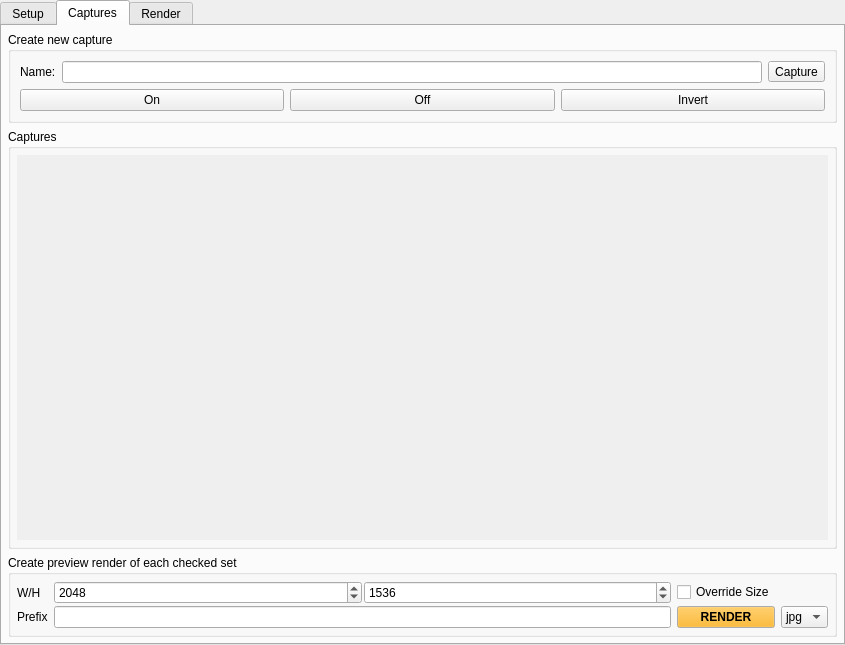
<?xml version="1.0" encoding="UTF-8"?>
<ui version="4.0">
 <class>capture_main</class>
 <widget class="QWidget" name="capture_main">
  <property name="geometry">
   <rect>
    <x>0</x>
    <y>0</y>
    <width>845</width>
    <height>645</height>
   </rect>
  </property>
  <property name="windowTitle">
   <string>Scene Capture</string>
  </property>
  <property name="styleSheet">
   <string notr="true">QWidget[bgoverride=&quot;true&quot;] {
	background-color: #333;
}
</string>
  </property>
  <layout class="QVBoxLayout" name="verticalLayout">
   <property name="margin" stdset="0">
    <number>0</number>
   </property>
   <item>
    <widget class="QTabWidget" name="tabWidget">
     <property name="currentIndex">
      <number>1</number>
     </property>
     <widget class="QWidget" name="setup_tab">
      <attribute name="title">
       <string>Setup</string>
      </attribute>
      <layout class="QVBoxLayout" name="setupTab_verticalLayout">
       <property name="margin" stdset="0">
        <number>6</number>
       </property>
       <item>
        <widget class="QGroupBox" name="help_groupBox">
         <property name="sizePolicy">
          <sizepolicy hsizetype="Preferred" vsizetype="Maximum">
           <horstretch>0</horstretch>
           <verstretch>0</verstretch>
          </sizepolicy>
         </property>
         <property name="title">
          <string>Help</string>
         </property>
         <layout class="QVBoxLayout" name="help_verticalLayout">
          <property name="spacing">
           <number>4</number>
          </property>
          <property name="margin" stdset="0">
           <number>6</number>
          </property>
          <item>
           <widget class="QPlainTextEdit" name="plainTextEdit">
            <property name="sizePolicy">
             <sizepolicy hsizetype="Expanding" vsizetype="Maximum">
              <horstretch>0</horstretch>
              <verstretch>0</verstretch>
             </sizepolicy>
            </property>
            <property name="readOnly">
             <bool>true</bool>
            </property>
            <property name="plainText">
             <string>This tool captures snapshots which store the state of certain nodes in the scene.

On the first run, a set named 'sceneCapture_set1' will be created containing the current selection. Choose what to capture by adding or removing objects from this set. All keyable attributes of any transform or shape nodes will be captured.

A thumbnail image preview of the capture will be stored in the 'playblasts/sceneCapture/&lt;Scene&gt;' subfolder of the current Maya project. If there is a camera in the set, this will be used for snaphots. If there is more than one camera, it can be selected from the options below. If the set contains no cameras, the snapshot cam will default to 'persp'. The image dimensions set in the Render Globals will be used.</string>
            </property>
           </widget>
          </item>
         </layout>
        </widget>
       </item>
       <item>
        <widget class="QGroupBox" name="options_groupBox">
         <property name="title">
          <string>Options</string>
         </property>
         <layout class="QFormLayout" name="formLayout">
          <property name="fieldGrowthPolicy">
           <enum>QFormLayout::AllNonFixedFieldsGrow</enum>
          </property>
          <item row="0" column="0">
           <widget class="QLabel" name="set_label">
            <property name="text">
             <string>Capture set:</string>
            </property>
           </widget>
          </item>
          <item row="0" column="1">
           <widget class="QComboBox" name="set_comboBox"/>
          </item>
          <item row="1" column="0">
           <widget class="QLabel" name="snapCam_label">
            <property name="text">
             <string>Snapshot camera:</string>
            </property>
           </widget>
          </item>
          <item row="1" column="1">
           <widget class="QComboBox" name="snapCam_comboBox"/>
          </item>
          <item row="3" column="1">
           <widget class="QCheckBox" name="noWarnings_checkBox">
            <property name="text">
             <string>Suppress warnings</string>
            </property>
            <property name="checked">
             <bool>true</bool>
            </property>
           </widget>
          </item>
          <item row="2" column="1">
           <widget class="QPushButton" name="setEditor_pushButton">
            <property name="toolTip">
             <string>Copy transform from last selected object</string>
            </property>
            <property name="text">
             <string>Edit set members...</string>
            </property>
            <property name="iconSize">
             <size>
              <width>24</width>
              <height>24</height>
             </size>
            </property>
           </widget>
          </item>
         </layout>
        </widget>
       </item>
       <item>
        <widget class="QGroupBox" name="tools_groupBox">
         <property name="title">
          <string>Tools</string>
         </property>
         <layout class="QGridLayout" name="gridLayout">
          <property name="spacing">
           <number>4</number>
          </property>
          <item row="0" column="1">
           <widget class="QPushButton" name="xformPaste_pushButton">
            <property name="toolTip">
             <string>Paste transform to selected object(s)</string>
            </property>
            <property name="text">
             <string>Paste transform</string>
            </property>
            <property name="icon">
             <iconset resource="icons.qrc">
              <normaloff>:/icons/paste.png</normaloff>:/icons/paste.png</iconset>
            </property>
            <property name="iconSize">
             <size>
              <width>24</width>
              <height>24</height>
             </size>
            </property>
           </widget>
          </item>
          <item row="1" column="0">
           <widget class="QPushButton" name="xformSwap_pushButton">
            <property name="toolTip">
             <string>Swap positions of two objects</string>
            </property>
            <property name="text">
             <string>Swap transforms</string>
            </property>
            <property name="icon">
             <iconset resource="icons.qrc">
              <normaloff>:/icons/swap.png</normaloff>:/icons/swap.png</iconset>
            </property>
            <property name="iconSize">
             <size>
              <width>24</width>
              <height>24</height>
             </size>
            </property>
           </widget>
          </item>
          <item row="0" column="0">
           <widget class="QPushButton" name="xformCopy_pushButton">
            <property name="toolTip">
             <string>Copy transform from last selected object</string>
            </property>
            <property name="text">
             <string>Copy transform</string>
            </property>
            <property name="icon">
             <iconset resource="icons.qrc">
              <normaloff>:/icons/copy.png</normaloff>:/icons/copy.png</iconset>
            </property>
            <property name="iconSize">
             <size>
              <width>24</width>
              <height>24</height>
             </size>
            </property>
           </widget>
          </item>
         </layout>
        </widget>
       </item>
       <item>
        <widget class="QGroupBox" name="data_groupBox">
         <property name="title">
          <string>Data management</string>
         </property>
         <layout class="QGridLayout" name="gridLayout_2">
          <property name="spacing">
           <number>4</number>
          </property>
          <item row="0" column="0">
           <widget class="QPushButton" name="import_pushButton">
            <property name="toolTip">
             <string>Import capture data from JSON file</string>
            </property>
            <property name="text">
             <string>Import JSON...</string>
            </property>
            <property name="icon">
             <iconset resource="icons.qrc">
              <normaloff>:/icons/import.png</normaloff>:/icons/import.png</iconset>
            </property>
            <property name="iconSize">
             <size>
              <width>24</width>
              <height>24</height>
             </size>
            </property>
           </widget>
          </item>
          <item row="0" column="1">
           <widget class="QPushButton" name="export_pushButton">
            <property name="toolTip">
             <string>Export capture data to JSON file</string>
            </property>
            <property name="text">
             <string>Export JSON...</string>
            </property>
            <property name="icon">
             <iconset resource="icons.qrc">
              <normaloff>:/icons/export.png</normaloff>:/icons/export.png</iconset>
            </property>
            <property name="iconSize">
             <size>
              <width>24</width>
              <height>24</height>
             </size>
            </property>
           </widget>
          </item>
          <item row="1" column="0">
           <widget class="QPushButton" name="delData_pushButton">
            <property name="toolTip">
             <string>Delete all external capture data for this scene</string>
            </property>
            <property name="text">
             <string>Delete saved data</string>
            </property>
            <property name="icon">
             <iconset resource="icons.qrc">
              <normaloff>:/icons/delete.png</normaloff>:/icons/delete.png</iconset>
            </property>
            <property name="iconSize">
             <size>
              <width>24</width>
              <height>24</height>
             </size>
            </property>
           </widget>
          </item>
         </layout>
        </widget>
       </item>
       <item>
        <spacer name="verticalSpacer_2">
         <property name="orientation">
          <enum>Qt::Vertical</enum>
         </property>
         <property name="sizeHint" stdset="0">
          <size>
           <width>20</width>
           <height>40</height>
          </size>
         </property>
        </spacer>
       </item>
      </layout>
     </widget>
     <widget class="QWidget" name="captures_tab">
      <attribute name="title">
       <string>Captures</string>
      </attribute>
      <layout class="QVBoxLayout" name="capturesTab_verticalLayout">
       <property name="margin" stdset="0">
        <number>6</number>
       </property>
       <item>
        <widget class="QGroupBox" name="newCapture_GroupBox">
         <property name="enabled">
          <bool>true</bool>
         </property>
         <property name="sizePolicy">
          <sizepolicy hsizetype="Preferred" vsizetype="Maximum">
           <horstretch>0</horstretch>
           <verstretch>0</verstretch>
          </sizepolicy>
         </property>
         <property name="title">
          <string>Create new capture</string>
         </property>
         <layout class="QGridLayout" name="gridLayout_3">
          <item row="1" column="2">
           <layout class="QHBoxLayout" name="horizontalLayout">
            <item>
             <widget class="QLabel" name="captureName_label">
              <property name="text">
               <string>Name:</string>
              </property>
             </widget>
            </item>
            <item>
             <widget class="QLineEdit" name="captureName_lineEdit">
              <property name="text">
               <string/>
              </property>
              <property name="frame">
               <bool>true</bool>
              </property>
              <property name="dragEnabled">
               <bool>false</bool>
              </property>
             </widget>
            </item>
            <item>
             <widget class="QToolButton" name="capture_toolButton">
              <property name="sizePolicy">
               <sizepolicy hsizetype="Maximum" vsizetype="Fixed">
                <horstretch>0</horstretch>
                <verstretch>0</verstretch>
               </sizepolicy>
              </property>
              <property name="toolTip">
               <string>Capture</string>
              </property>
              <property name="autoFillBackground">
               <bool>false</bool>
              </property>
              <property name="text">
               <string>Capture</string>
              </property>
              <property name="icon">
               <iconset resource="icons.qrc">
                <normaloff>:/icons/capture.png</normaloff>:/icons/capture.png</iconset>
              </property>
              <property name="iconSize">
               <size>
                <width>24</width>
                <height>24</height>
               </size>
              </property>
              <property name="autoExclusive">
               <bool>false</bool>
              </property>
             </widget>
            </item>
           </layout>
          </item>
          <item row="3" column="2">
           <layout class="QHBoxLayout" name="horizontalLayout_3">
            <item>
             <widget class="QPushButton" name="btn_renderAll">
              <property name="text">
               <string>On</string>
              </property>
             </widget>
            </item>
            <item>
             <widget class="QPushButton" name="btn_renderNone">
              <property name="text">
               <string>Off</string>
              </property>
             </widget>
            </item>
            <item>
             <widget class="QPushButton" name="btn_renderInvert">
              <property name="text">
               <string>Invert</string>
              </property>
             </widget>
            </item>
           </layout>
          </item>
         </layout>
        </widget>
       </item>
       <item>
        <widget class="QGroupBox" name="captures_groupBox">
         <property name="enabled">
          <bool>true</bool>
         </property>
         <property name="title">
          <string>Captures</string>
         </property>
         <property name="bgoverride" stdset="0">
          <bool>false</bool>
         </property>
         <layout class="QVBoxLayout" name="capturesGroup_verticalLayout">
          <property name="spacing">
           <number>4</number>
          </property>
          <property name="margin" stdset="0">
           <number>6</number>
          </property>
          <item>
           <widget class="QScrollArea" name="scrollArea">
            <property name="frameShape">
             <enum>QFrame::NoFrame</enum>
            </property>
            <property name="frameShadow">
             <enum>QFrame::Plain</enum>
            </property>
            <property name="lineWidth">
             <number>0</number>
            </property>
            <property name="widgetResizable">
             <bool>true</bool>
            </property>
            <property name="bgoverride" stdset="0">
             <bool>false</bool>
            </property>
            <widget class="QWidget" name="scrollAreaWidgetContents">
             <property name="geometry">
              <rect>
               <x>0</x>
               <y>0</y>
               <width>813</width>
               <height>16</height>
              </rect>
             </property>
             <property name="sizePolicy">
              <sizepolicy hsizetype="Preferred" vsizetype="Maximum">
               <horstretch>0</horstretch>
               <verstretch>0</verstretch>
              </sizepolicy>
             </property>
             <property name="bgoverride" stdset="0">
              <bool>false</bool>
             </property>
             <layout class="QVBoxLayout" name="captures_verticalLayout">
              <property name="spacing">
               <number>4</number>
              </property>
              <property name="margin" stdset="0">
               <number>0</number>
              </property>
             </layout>
            </widget>
           </widget>
          </item>
         </layout>
        </widget>
       </item>
       <item>
        <widget class="QGroupBox" name="render_groupBox">
         <property name="enabled">
          <bool>true</bool>
         </property>
         <property name="sizePolicy">
          <sizepolicy hsizetype="Preferred" vsizetype="Maximum">
           <horstretch>0</horstretch>
           <verstretch>0</verstretch>
          </sizepolicy>
         </property>
         <property name="title">
          <string>Create preview render of each checked set</string>
         </property>
         <layout class="QGridLayout" name="gridLayout_5">
          <property name="verticalSpacing">
           <number>2</number>
          </property>
          <property name="margin" stdset="0">
           <number>6</number>
          </property>
          <item row="3" column="0">
           <widget class="QLabel" name="label_35">
            <property name="text">
             <string>Prefix</string>
            </property>
           </widget>
          </item>
          <item row="2" column="1">
           <widget class="QFrame" name="frame_2">
            <property name="frameShape">
             <enum>QFrame::NoFrame</enum>
            </property>
            <property name="frameShadow">
             <enum>QFrame::Plain</enum>
            </property>
            <property name="lineWidth">
             <number>0</number>
            </property>
            <layout class="QHBoxLayout" name="horizontalLayout_2">
             <property name="spacing">
              <number>2</number>
             </property>
             <property name="margin" stdset="0">
              <number>0</number>
             </property>
             <item>
              <widget class="QSpinBox" name="width_spinBox">
               <property name="minimum">
                <number>1</number>
               </property>
               <property name="maximum">
                <number>99999</number>
               </property>
               <property name="value">
                <number>2048</number>
               </property>
              </widget>
             </item>
             <item>
              <widget class="QSpinBox" name="height_spinBox">
               <property name="minimum">
                <number>1</number>
               </property>
               <property name="maximum">
                <number>99999</number>
               </property>
               <property name="value">
                <number>1536</number>
               </property>
              </widget>
             </item>
            </layout>
           </widget>
          </item>
          <item row="3" column="4">
           <widget class="QPushButton" name="render_button">
            <property name="palette">
             <palette>
              <active>
               <colorrole role="Button">
                <brush brushstyle="SolidPattern">
                 <color alpha="255">
                  <red>255</red>
                  <green>170</green>
                  <blue>0</blue>
                 </color>
                </brush>
               </colorrole>
              </active>
              <inactive>
               <colorrole role="Button">
                <brush brushstyle="SolidPattern">
                 <color alpha="255">
                  <red>255</red>
                  <green>170</green>
                  <blue>0</blue>
                 </color>
                </brush>
               </colorrole>
              </inactive>
              <disabled>
               <colorrole role="Button">
                <brush brushstyle="SolidPattern">
                 <color alpha="255">
                  <red>255</red>
                  <green>170</green>
                  <blue>0</blue>
                 </color>
                </brush>
               </colorrole>
              </disabled>
             </palette>
            </property>
            <property name="font">
             <font>
              <bold>true</bold>
             </font>
            </property>
            <property name="cursor">
             <cursorShape>ArrowCursor</cursorShape>
            </property>
            <property name="autoFillBackground">
             <bool>false</bool>
            </property>
            <property name="text">
             <string>RENDER</string>
            </property>
            <property name="autoExclusive">
             <bool>false</bool>
            </property>
            <property name="flat">
             <bool>false</bool>
            </property>
           </widget>
          </item>
          <item row="2" column="4">
           <widget class="QCheckBox" name="render_overrideSize">
            <property name="text">
             <string>Override Size</string>
            </property>
           </widget>
          </item>
          <item row="2" column="0">
           <widget class="QLabel" name="label_33">
            <property name="text">
             <string>W/H</string>
            </property>
           </widget>
          </item>
          <item row="3" column="5">
           <widget class="QComboBox" name="filetype_comboBox">
            <property name="currentIndex">
             <number>0</number>
            </property>
            <item>
             <property name="text">
              <string>jpg</string>
             </property>
            </item>
            <item>
             <property name="text">
              <string>exr</string>
             </property>
            </item>
           </widget>
          </item>
          <item row="3" column="1">
           <widget class="QLineEdit" name="path_lineEdit">
            <property name="text">
             <string/>
            </property>
            <property name="frame">
             <bool>true</bool>
            </property>
            <property name="dragEnabled">
             <bool>false</bool>
            </property>
           </widget>
          </item>
         </layout>
        </widget>
       </item>
      </layout>
     </widget>
     <widget class="QWidget" name="render_tab">
      <attribute name="title">
       <string>Render</string>
      </attribute>
      <layout class="QVBoxLayout" name="renderTab_verticalLayout">
       <property name="margin" stdset="0">
        <number>6</number>
       </property>
       <item>
        <spacer name="verticalSpacer">
         <property name="orientation">
          <enum>Qt::Vertical</enum>
         </property>
         <property name="sizeHint" stdset="0">
          <size>
           <width>20</width>
           <height>40</height>
          </size>
         </property>
        </spacer>
       </item>
      </layout>
     </widget>
    </widget>
   </item>
  </layout>
 </widget>
 <resources>
  <include location="icons.qrc"/>
 </resources>
 <connections/>
</ui>
